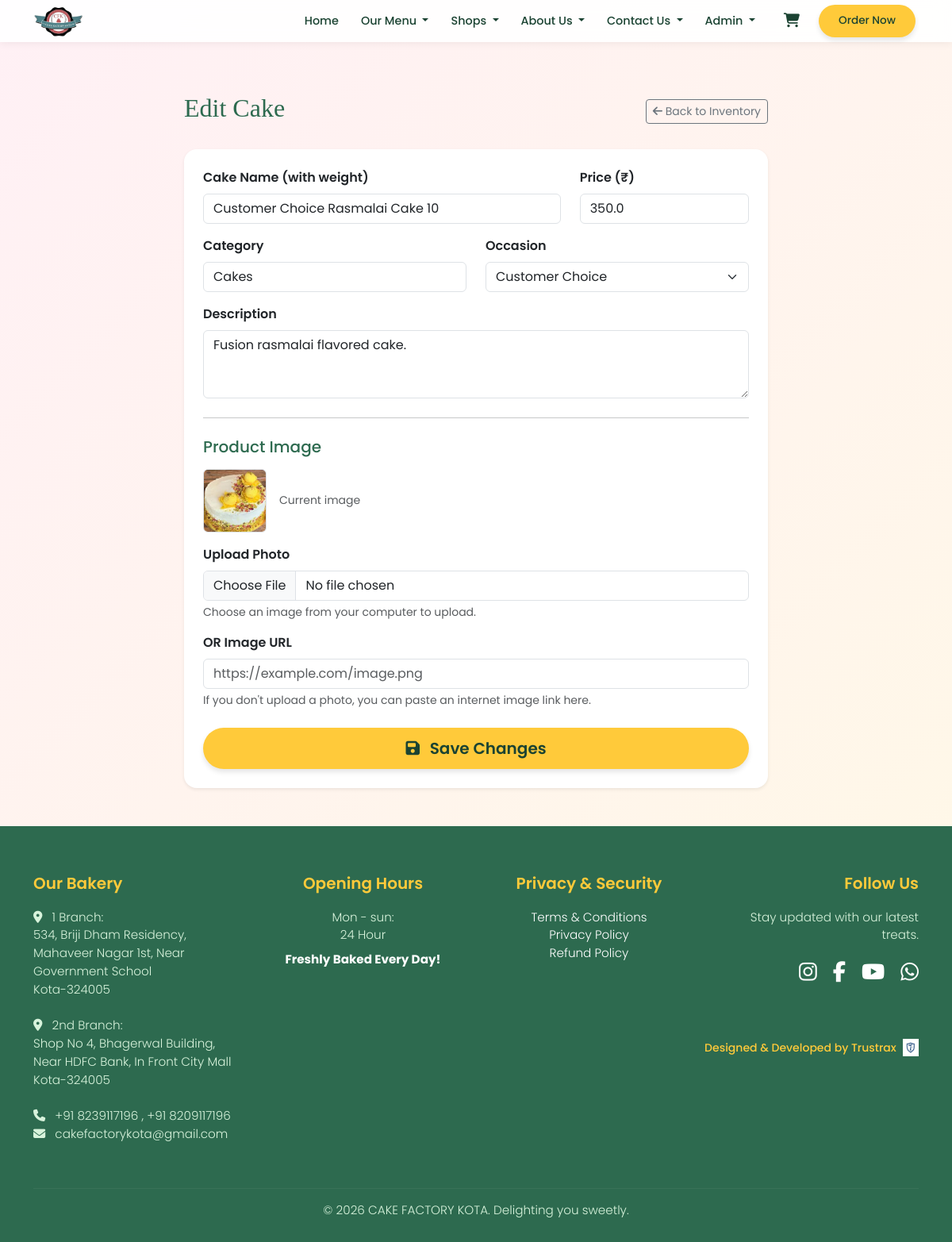
/admin/products/225/edit (signed in), run on the app's committed database.
### src/models.py (models this page shows, shortened)
class User(db.Model):
    __tablename__ = "users"
    id = db.Column(db.Integer, primary_key=True)
    name = db.Column(db.String(200), nullable=False)
    email = db.Column(db.String(200), unique=True, nullable=False)
    password_hash = db.Column(db.String(200), nullable=False)
    role = db.Column(db.String(50), nullable=False, default="user")
    created_at = db.Column(db.DateTime, nullable=False, default=datetime.utcnow)

class Product(db.Model):
    __tablename__ = "products"
    id = db.Column(db.Integer, primary_key=True)
    name = db.Column(db.String(200), nullable=False)
    description = db.Column(db.Text)
    price = db.Column(db.Float, nullable=False)
    image_url = db.Column(db.String(500))
    category = db.Column(db.String(60), nullable=True)
    occasion = db.Column(db.String(100), nullable=True)
    is_active = db.Column(db.Boolean, nullable=False, default=True)

### src/home.py (the view, shortened to what this page needs)
@app.route("/admin/products/<int:product_id>/edit", methods=["GET", "POST"])
@admin_required
def admin_product_edit(product_id):
    p = get_product(product_id)
    if not p:
        flash("Product not found.", "error")
        return redirect(url_for("admin_products_page"))
    return render_template("admin_product_form.html", product=p)

### src/__init__.py (called while the page is built, shortened)
@app.context_processor
def inject_navbar_catalog():
    from src.models import Product
    products = Product.query.order_by(Product.id).all()
    by_cat = {}
    for p in products:
        key = (p.category or "other").lower()
        by_cat.setdefault(key, []).append(p)
    return {"cakes_by_cat": by_cat, "nav_products": products}

@app.context_processor
def inject_cart_state():
    cart = session.get("cart") or {}
    count = sum(int(q) for q in cart.values() if str(q).isdigit())
    preview = []
    subtotal = 0.0
    return {
        "cart_item_count": count,
        "cart_preview_lines": preview[:5],
        "cart_preview_subtotal": subtotal,
    }

### src/database.py (called while the page is built)
def _product_to_dict(p: Product):
    return {
        "id": p.id,
        "name": p.name,
        "description": p.description,
        "price": p.price,
        "image_url": p.image_url,
        "category": p.category,
        "occasion": getattr(p, "occasion", None),
        "is_active": getattr(p, "is_active", True),
    }

def get_product(product_id):
    p = db.session.get(Product, product_id)
    return _product_to_dict(p) if p else None

def get_user_by_id(user_id):
    from src.models import User
    return db.session.get(User, user_id)

### src/home.py (called while the page is built)
@app.context_processor
def inject_user():
    user = None
    if "user_id" in session:
        user = get_user_by_id(session["user_id"])
    return dict(current_user=user)

def admin_required(f):
    @wraps(f)
    def decorated_function(*args, **kwargs):
        if "user_id" not in session:
            flash("Please log in as admin.", "error")
            return redirect(url_for("login_page"))
        user = get_user_by_id(session["user_id"])
        if not user or user.role != "admin":
            flash("You do not have permission to access that page.", "error")
            return redirect(url_for("homepage"))
        return f(*args, **kwargs)
    return decorated_function

### src/templates/admin_product_form.html (shortened to what this page needs)
{% extends "base.html" %}
{% block content %}
<div class="row justify-content-center">
    <div class="col-lg-8">
        <div class="d-flex justify-content-between align-items-center mb-4">
            <h2 style="color: var(--primary-green);">{{ 'Edit' if product else 'Add New' }} Cake</h2>
            <a href="{{ url_for('admin_products_page') }}" class="btn btn-outline-secondary btn-sm">
                <i class="fa-solid fa-arrow-left"></i> Back to Inventory
            </a>
        </div>
        <div class="card border-0 shadow-sm rounded-4">
            <div class="card-body p-4">
                <form method="post" enctype="multipart/form-data">
                    <div class="row">
                        <div class="col-md-8 mb-3">
                            <label for="name" class="form-label fw-semibold">Cake Name (with weight)</label>
                            <input type="text" class="form-control" id="name" name="name" required
                                value="{{ product.name if product else '' }}" placeholder="e.g., Chocolate Truffle Cake [500 g]">
                        </div>
                        <div class="col-md-4 mb-3">
                            <label for="price" class="form-label fw-semibold">Price (₹)</label>
                            <input type="number" step="0.01" class="form-control" id="price" name="price" required
                                value="{{ product.price if product else '' }}" placeholder="350">
                        </div>
                    </div>
                    <div class="row">
                        <div class="col-md-6 mb-3">
                            <label for="category" class="form-label fw-semibold">Category</label>
                            <input type="text" class="form-control" id="category" name="category"
                                value="{{ product.category if product else 'Cakes' }}" placeholder="e.g., Cakes, Pastries">
                        </div>
                        <div class="col-md-6 mb-3">
                            <label for="occasion" class="form-label fw-semibold">Occasion</label>
                            <select class="form-select" id="occasion" name="occasion">
                                <option value="customer_choice" {% if product and product.occasion == 'customer_choice' %}selected{% endif %}>Customer Choice</option>
                            </select>
                        </div>
                    </div>
                    <div class="mb-3">
                        <label for="description" class="form-label fw-semibold">Description</label>
                        <textarea class="form-control" id="description" name="description" rows="3"
                            placeholder="Brief description of the cake. Mention if it's eggless here.">{{ product.description if product else '' }}</textarea>
                    </div>
                    <hr class="my-4">
                    <h5 class="mb-3" style="color: var(--primary-green);">Product Image</h5>
                    {% if product and product.image_url %}
                    <div class="mb-3 d-flex align-items-center gap-3">
                        <img src="{{ product.image_url }}" alt="Current Image" class="rounded border" style="width: 80px; height: 80px; object-fit: cover;">
                        <span class="text-muted small">Current image</span>
                    </div>
                    {% endif %}
                    <div class="mb-3">
                        <label for="image_file" class="form-label fw-semibold">Upload Photo</label>
                        <input class="form-control" type="file" id="image_file" name="image_file" accept="image/*">
                        <div class="form-text">Choose an image from your computer to upload.</div>
                    </div>
                    <div class="mb-4">
                        <label for="image_url" class="form-label fw-semibold">OR Image URL</label>
                        <input type="text" class="form-control" id="image_url" name="image_url"
                            value="{{ product.image_url if product and not product.image_url.startswith('./static/images/') else '' }}"
                            placeholder="https://example.com/image.png">
                        <div class="form-text">If you don't upload a photo, you can paste an internet image link here.</div>
                    </div>
                    <div class="d-grid mt-4">
                        <button type="submit" class="btn btn-order btn-lg">
                            <i class="fa-solid fa-save me-2"></i> {{ 'Save Changes' if product else 'Add Product' }}
                        </button>
                    </div>
                </form>
            </div>
        </div>
    </div>
</div>
{% endblock %}

### src/templates/navbar.html (shortened to what this page needs)
<nav class="navbar navbar-expand-lg navbar-light sticky-top navbar-compact">
    <div class="container">
        <a class="navbar-brand py-0 me-2" href="{{ url_for('homepage') }}">
            <img src="{{ url_for('static', filename='images/logo.png') }}" class="navbar-logo" alt="Cake Factory Kota">
        </a>
        <div class="collapse navbar-collapse" id="navbarNav">
            <ul class="navbar-nav ms-auto align-items-lg-center gap-lg-1">
               <li class="nav-item">
    <a class="nav-link py-2 py-lg-1" href="{{ url_for('homepage') }}">
        Home
    </a>
</li>
                <li class="nav-item dropdown dropdown-hover-lg">
                    <a class="nav-link dropdown-toggle py-2 py-lg-1" href="#"
                        role="button" data-bs-toggle="dropdown" data-bs-auto-close="outside" aria-expanded="false">
                        Our Menu
                    </a>
                </li>
                <li class="nav-item dropdown dropdown-hover-lg">
                    <a class="nav-link dropdown-toggle py-2 py-lg-1" href="{{ url_for('shops_page') }}"
                        role="button" data-bs-toggle="dropdown" data-bs-auto-close="outside" aria-expanded="false">
                        Shops
                    </a>
                </li>
                <li class="nav-item dropdown dropdown-hover-lg">
                    <a class="nav-link dropdown-toggle py-2 py-lg-1" href="{{ url_for('about_page') }}"
                        role="button" data-bs-toggle="dropdown" data-bs-auto-close="outside" aria-expanded="false">
                        About Us
                    </a>
                </li>
                <li class="nav-item dropdown dropdown-hover-lg">
                    <a class="nav-link dropdown-toggle py-2 py-lg-1" href="{{ url_for('contact_page') }}"
                        role="button" data-bs-toggle="dropdown" data-bs-auto-close="outside" aria-expanded="false">
                        Contact Us
                    </a>
                </li>
                <li class="nav-item dropdown dropdown-hover-lg">
                    <a class="nav-link dropdown-toggle py-2 py-lg-1" href="#"
                        role="button" data-bs-toggle="dropdown" data-bs-auto-close="outside" aria-expanded="false">
                        {% if current_user %}
                            {{ current_user.name }}
                        {% else %}
                            Account
                        {% endif %}
                    </a>
                </li>
                <li class="nav-item dropdown dropdown-hover-lg ms-lg-2">
                    <button type="button" class="nav-link btn btn-link text-dark border-0 dropdown-toggle-no-caret py-2 py-lg-1 px-2 position-relative"
                        data-bs-toggle="dropdown" data-bs-auto-close="outside" aria-expanded="false" aria-label="Shopping cart">
                    </button>
                </li>
                <li class="nav-item mt-2 mt-lg-0 ms-lg-1">
                    <a class="nav-link btn-order btn-order-sm py-2 py-lg-1 px-3" href="{{ url_for('order_page') }}">Order Now</a>
                </li>
            </ul>
        </div>
    </div>
</nav>

### src/templates/base.html (style rules this page uses)
:root { --primary-green: #2d6a4f; --light-green: #d8f3dc; --primary-yellow: #ffca3a; --text-dark: #1b4332; --bg-pink-yellow: linear-gradient(135deg, #FFF0F5 0%, #FFF9E5 100%); }
body { font-family: 'Poppins', sans-serif; background: var(--bg-pink-yellow) fixed; color: var(--text-dark); display: flex; flex-direction: column; min-height: 100vh; }
h1, h2, h3, .navbar-brand { font-family: 'Playfair Display', serif; color: var(--primary-green); }
.navbar-compact.navbar { background-color: rgba(255, 255, 255, 0.92) !important; backdrop-filter: blur(10px); box-shadow: 0 2px 10px rgba(0,0,0,0.06); padding: 0.35rem 0; }
.navbar-compact .navbar-brand { font-size: 1.1rem; font-weight: 700; }
.navbar-logo { max-height: 42px; width: auto; display: block; }
.navbar-compact .nav-link { color: var(--text-dark) !important; font-weight: 500; font-size: 0.9rem; margin: 0 4px; transition: color 0.2s ease; }
.dropdown-toggle-no-caret::after { display: none !important; }
.btn-order-sm { padding: 0.4rem 1rem !important; font-size: 0.85rem !important; border-radius: 999px !important; }
.btn-order { background-color: var(--primary-yellow); color: var(--text-dark) !important; border-radius: 30px; padding: 10px 25px !important; font-weight: 600; box-shadow: 0 4px 6px rgba(0,0,0,0.1); }

### data on the page
User: name "Admin"
Product: name "Customer Choice Rasmalai Cake 10", price "350.0", category "Cakes", occasion "Customer Choice", description "Fusion rasmalai flavored cake.", image_url (picture)

### other printed values
{{ 'Edit' if product else 'Add New' }} "Edit"
{{ 'Save Changes' if product else 'Add Product' }} "Save Changes"
